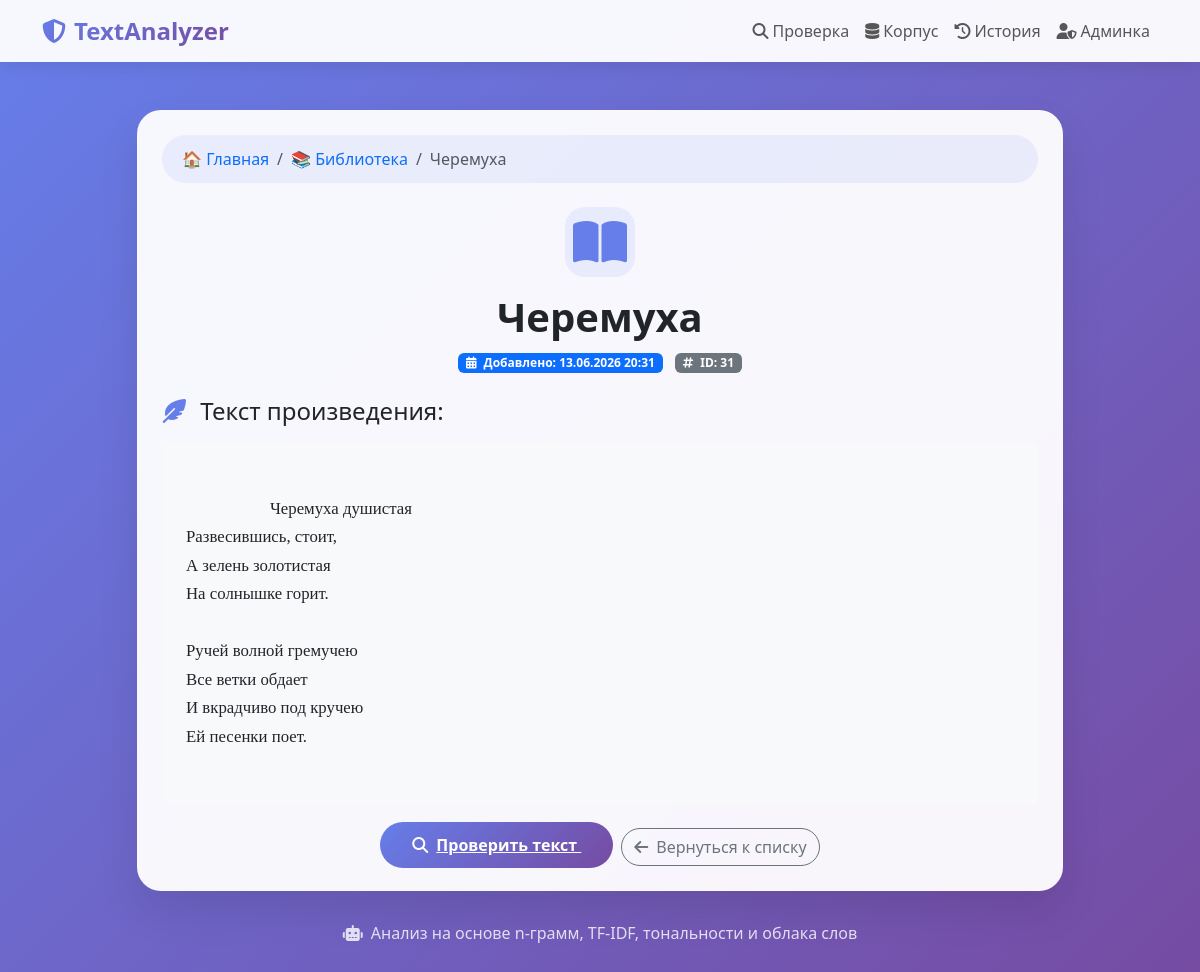
Page /core/doc/31/ on the committed database.
### core/models.py (models this page shows, shortened)
class CorpusDocument(models.Model):
    title = models.CharField(max_length=255)
    content = models.TextField()
    file_name = models.CharField(max_length=255, blank=True)
    created_at = models.DateTimeField(auto_now_add=True)

### core/views.py (the view)
# urls.py: path('doc/<int:doc_id>/', views.document_detail, name='document_detail'),
def document_detail(request, doc_id):
    doc = get_object_or_404(CorpusDocument, id=doc_id)
    return render(request, 'core/document_detail.html', {'doc': doc})

### core/templates/core/document_detail.html (shortened to what this page needs)
{% extends 'analyzer/base.html' %}
{% block content %}
<div class="row justify-content-center animate">
    <div class="col-lg-10">
        <div class="glass-card p-4">
            <nav aria-label="breadcrumb" class="mb-4">
                <ol class="breadcrumb">
                    <li class="breadcrumb-item"><a href="/" class="text-decoration-none">🏠 Главная</a></li>
                    <li class="breadcrumb-item"><a href="/core/" class="text-decoration-none">📚 Библиотека</a></li>
                    <li class="breadcrumb-item active">{{ doc.title }}</li>
                </ol>
            </nav>
            <div class="text-center mb-4">
                <div class="book-icon-large mx-auto mb-3">
                    <i class="fas fa-book-open fa-3x" style="color: #667eea;"></i>
                </div>
                <h1 class="fw-bold">{{ doc.title }}</h1>
                <div class="mt-2">
                    <span class="badge bg-primary">
                        <i class="fas fa-calendar-alt me-1"></i>
                        Добавлено: {{ doc.created_at|date:"d.m.Y H:i" }}
                    </span>
                    <span class="badge bg-secondary ms-2">
                        <i class="fas fa-hashtag me-1"></i>
                        ID: {{ doc.id }}
                    </span>
                </div>
            </div>
            <div class="document-content">
                <h4 class="mb-3">
                    <i class="fas fa-feather-alt me-2" style="color: #667eea;"></i>
                    Текст произведения:
                </h4>
                <div class="p-4 bg-light rounded" style="white-space: pre-wrap; font-family: 'Georgia', serif; font-size: 1.05rem; line-height: 1.7;">
                    {{ doc.content|linebreaksbr }}
                </div>
            </div>
            <div class="mt-4 text-center">
                <a href="/" class="btn-gradient me-2">
                    <i class="fas fa-search me-2"></i>Проверить текст
                </a>
                <a href="/core/" class="btn btn-outline-secondary rounded-pill">
                    <i class="fas fa-arrow-left me-2"></i>Вернуться к списку
                </a>
            </div>
        </div>
    </div>
</div>
{% endblock %}

### analyzer/templates/analyzer/base.html (style rules this page uses)
* { margin: 0; padding: 0; box-sizing: border-box; }
body { font-family: 'Segoe UI', Tahoma, Geneva, Verdana, sans-serif; background: linear-gradient(135deg, #667eea 0%, #764ba2 100%); min-height: 100vh; }
.glass-card { background: rgba(255, 255, 255, 0.95); border-radius: 24px; box-shadow: 0 20px 40px rgba(0,0,0,0.1); border: 1px solid rgba(255,255,255,0.2); transition: transform 0.3s; }
.btn-gradient { background: linear-gradient(135deg, #667eea, #764ba2); border: none; color: white; font-weight: 600; padding: 12px 32px; border-radius: 40px; transition: all 0.3s; }
.animate { animation: fadeInUp 0.6s ease-out; }

### core/templates/core/document_detail.html (style rules this page uses)
.book-icon-large { width: 70px; height: 70px; display: flex; align-items: center; justify-content: center; background: rgba(102, 126, 234, 0.1); border-radius: 20px; margin: 0 auto; }
.document-content { max-height: 550px; overflow-y: auto; }
.breadcrumb { background: rgba(102, 126, 234, 0.1); padding: 12px 20px; border-radius: 40px; }

### rows in the picture
CorpusDocument: title "Черемуха", created_at "13.06.2026 20:31", id "31", content "Черемуха душистая Развесившись, стоит, А зелень золотистая На солнышке горит. Ручей волной гремучею Все ветки обдает И вкрадчиво под кручею Ей песенки поет."
